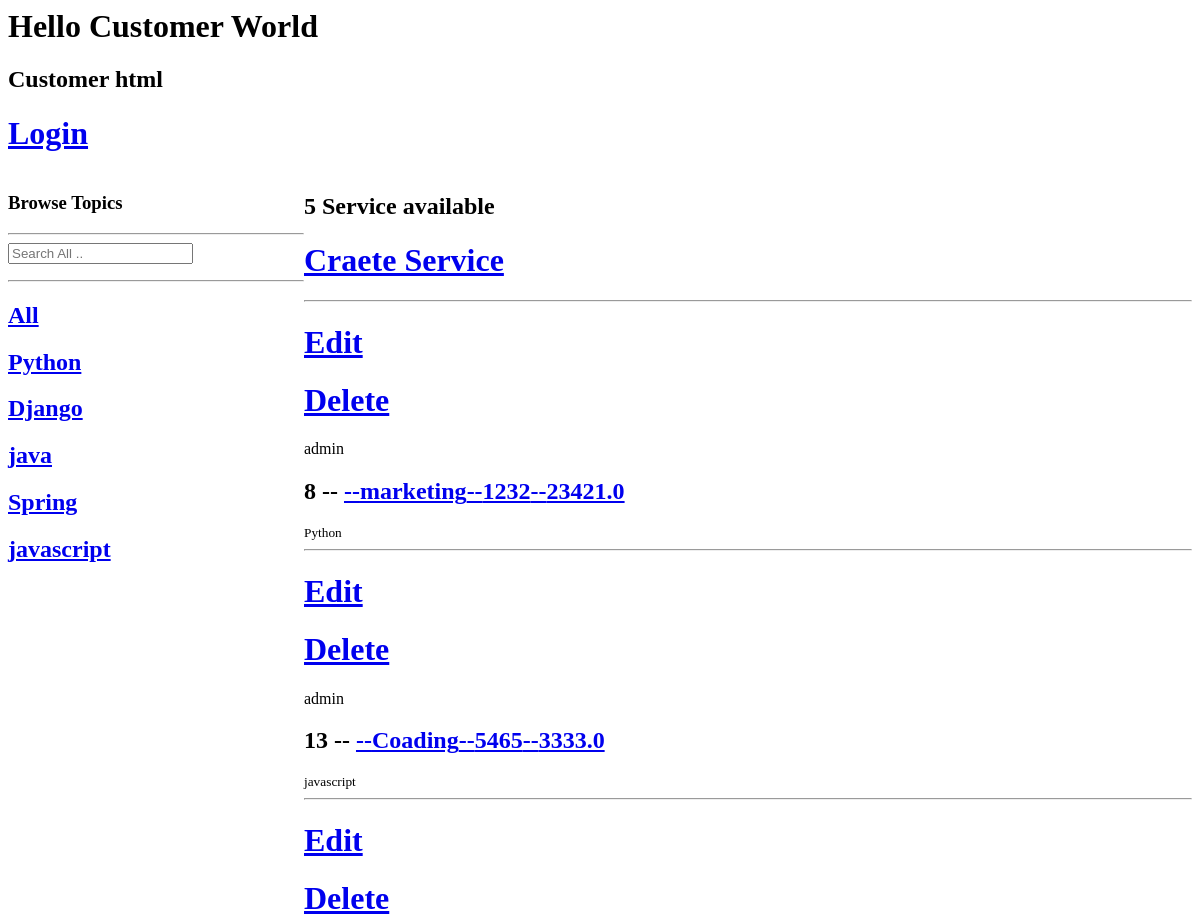
Before: /customer/ (upper part) with the older database file.
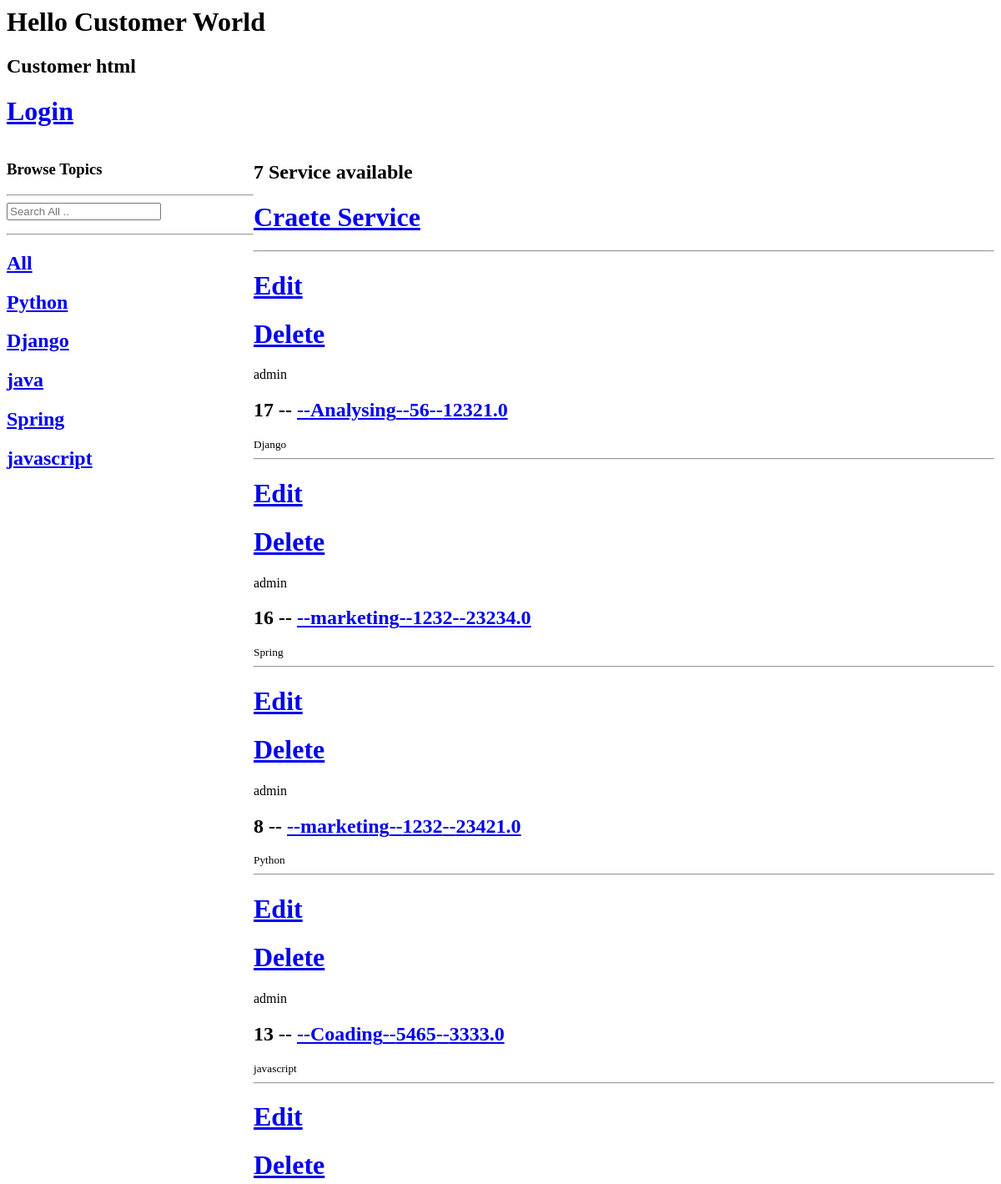
After: the same page with the newer database file.
### customer/models.py (models this page shows)
class Topic(models.Model):
    name = models.CharField(max_length=200)
    def __str__(self):
        return self.name

class Service(models.Model):
    host =models.ForeignKey(User, on_delete=models.SET_NULL , null=True)
    topic = models.ForeignKey(Topic, on_delete=models.SET_NULL , null=True)
    Service_name = models.CharField(max_length=255)
    qty = models.IntegerField()
    price = models.FloatField()
    updated = models.DateTimeField(auto_now=True)
    created = models.DateTimeField(auto_now_add=True)
    class Meta:
        ordering = ['-updated','-created']

### customer/views.py (the view)
# urls.py: path('',include('customer.urls') ),
def customer(request):
    q = request.GET.get('q')if request.GET.get('q') != None else ''
    service = Service.objects.filter(
        Q(topic__name__icontains=q) |
        Q(Service_name__icontains =q) |
        Q(qty__icontains =q)|
        Q(price__icontains =q)
    )
    topic = Topic.objects.all()
    service_count = service.count()
    context = {'service': service , 'topics':topic , 'service_count':service_count}
    return render(request, 'customer.html',context)

### templates/customer.html (shortened to what this page needs)
    <h1>Hello Customer World </h1>
    <h2>Customer html</h2>
    <a href="{% url 'login' %}"><h1>Login</h1></a>
    <div class="service-container">
        <div>
            <h3>Browse Topics</h3>
            <hr>
                <form method="GET" action="{% url 'customer' %}">
                    <input type="text" name="q" placeholder="Search All .."/>
                </form>
            <hr>
                <div>
                    <a href="{% url 'customer' %}"><h2>All</h2></a>
                </div>
            {% for topic in topics %}
                <div>
                    <a href="{% url 'customer' %}?q={{ topic.name }}"><h2>{{ topic.name }}</h2></a>
                </div>
            {% endfor %}
        </div>
        <div>
        <h2>{{ service_count }}  Service available</h2>
            <a href="{% url 'create_Service' %}" ><h1>Craete Service</h1></a>
            <hr>
            {% for val in service %}
                    <div>
                        <a href="{% url 'update_service' val.id %}" ><h1>Edit</h1></a>
                        <a href="{% url 'delete_service' val.id %}" ><h1>Delete</h1></a>
                        <span>{{ val.host }}</span>
                        <h2>{{val.id }} -- <a href="{% url 'coading' val.id %}"> --{{ val.Service_name }}--{{ val.qty }}--{{ val.price }} </a></h2>
                        <small>{{ val.topic}}</small>
                    </div>
                <hr/>
            {% endfor %}
        </div>
    </div>

### templates/customer.html (style rules this page uses)
.service-container { display: grid; grid-template-columns: 1fr 3fr; }

Changed rows visible on the page:
added Service: host "admin", id "17", Service_name "Analysing", qty "56", price "12321.0", topic "Django"
added Service: host "admin", id "16", Service_name "marketing", qty "1232", price "23234.0", topic "Spring"
Other visible differences:
{{ service_count }}: "5" → "7"
